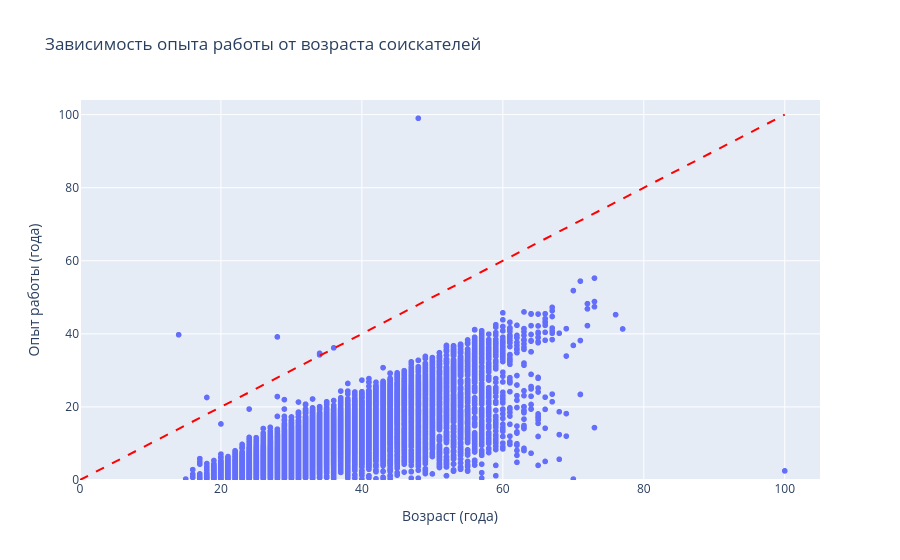

Source (notebook cell):
### Code cell
# --- 2. Преобразование опыта работы из месяцев в года ---
df['Опыт работы (год)'] = df['Опыт работы (месяц)'] / 12


# --- 3. Построение диаграммы рассеяния с Plotly ---

# Создаем базовый график рассеяния
fig = px.scatter(df,
                 x='Возраст',
                 y='Опыт работы (год)',
                 title='Зависимость опыта работы от возраста соискателей',
                 labels={'Возраст': 'Возраст (года)', 'Опыт работы (год)': 'Опыт работы (года)'},
                 hover_data={'Опыт работы (месяц)': True, 'Опыт работы (год)': ':.1f'}
                )

# Добавляем линию, где Опыт == Возраст
# Точки на этой линии или выше нее - аномалии
fig.add_shape(
    type='line',
    x0=0, y0=0, x1=100, y1=100, # Координаты от (0,0) до (100,100)
    line=dict(
        color='Red',
        width=2,
        dash='dash',
    ),
    name='Линия аномалий (Опыт >= Возраст)'
)

# Обновляем макет для лучшей читаемости и отображения легенды линии
fig.update_layout(
    xaxis_range=[0, df['Возраст'].max() + 5],
    yaxis_range=[0, df['Опыт работы (год)'].max() + 5],
    showlegend=True
)

# Отображаем график
fig.show()

### Figure 1 — Plotly figure (JSON) as saved in the notebook; plotly's stock layout.template omitted (floating-point values rounded to 4 significant figures; data arrays with more than 128 entries replaced by an {"elided": "..."} marker saying what was removed)
{"data": [{"customdata": {"elided": "44744x1 float values"}, "hovertemplate": "Возраст (года)=%{x}<br>Опыт работы (года)=%{y:.1f}<br>Опыт работы (месяц)=%{customdata[0]}<extra></extra>", "legendgroup": "", "marker": {"color": "#636efa", "symbol": "circle"}, "mode": "markers", "name": "", "showlegend": false, "type": "scattergl", "x": {"elided": "44744 int values"}, "xaxis": "x", "y": {"elided": "44744 float values"}, "yaxis": "y"}], "layout": {"legend": {"tracegroupgap": 0}, "shapes": [{"line": {"color": "Red", "dash": "dash", "width": 2}, "name": "Линия аномалий (Опыт >= Возраст)", "type": "line", "x0": 0, "x1": 100, "y0": 0, "y1": 100}], "showlegend": true, "title": {"text": "Зависимость опыта работы от возраста соискателей"}, "xaxis": {"anchor": "y", "domain": [0, 1], "range": [0, 105], "title": {"text": "Возраст (года)"}}, "yaxis": {"anchor": "x", "domain": [0, 1], "range": [0, 104], "title": {"text": "Опыт работы (года)"}}}}
